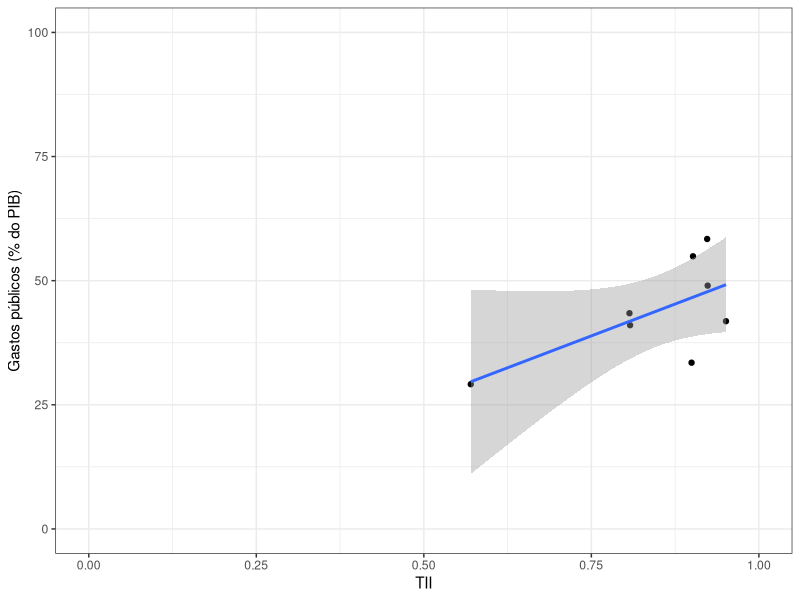

Here is the R script that generated this plot:
library(tidyverse)
library(readxl)

egdi <- read.csv('EGOV_DATA_2024.csv') %>% 
    select(Country.Name, Telecommunication.Infrastructure.Index) %>%
    arrange(Country.Name)

gastos_publicos <- read_excel('imf_government_expenditure.xls') %>% 
    arrange(Country)

setdiff(gastos_publicos$Country, egdi$Country.Name)

gastos_publicos <- gastos_publicos %>% 
    mutate(Country = case_when(
        Country == 'Vietnam' ~ 'Viet Nam',
        Country == 'Georgia' ~ 'Georgia (Country)',
        Country == 'China, People\'s Republic of' ~ 'China',
        Country == 'China, People\'s Republic of' ~ 'China',
        Country == 'Republic of Congo' ~ 'Congo',
        Country == 'Türkiye, Republic of' ~ 'Türkiye',
        Country == "Micronesia, Fed. States of" ~ "Micronesia (Federated States of)",
        Country == "United States" ~ "United States of America",
        Country == "United Kingdom" ~ "United Kingdom of Great Britain and Northern Ireland",
        Country == "Tanzania" ~ "United Republic of Tanzania",
        Country == "Slovak Republic" ~ "Slovakia",
        Country == "Moldova" ~ "Republic of Moldova",
        Country == "Kyrgyz Republic" ~ "Kyrgyzstan",
        Country == "Korea, Republic of" ~ "Republic of Korea",
        Country == "Iran" ~ "Iran (Islamic Republic of)",
        TRUE ~ Country
    ))

setdiff(gastos_publicos$Country, egdi$Country.Name)

gastos_publicos <- gastos_publicos %>%
    filter(Country %in% egdi$Country.Name)

egdi <- egdi %>%
    filter(Country.Name %in% gastos_publicos$Country)

df <- data.frame(
    egdi = egdi$Telecommunication.Infrastructure.Index,
    gastos_publicos = gastos_publicos$Percentage
)

ggplot(df, aes(egdi, gastos_publicos)) +
    geom_point() +
    geom_smooth(method = 'lm') +
    coord_cartesian(ylim = c(0, 100), xlim = c(0, 1)) +
    labs(
        x = 'TII',
        y = 'Gastos públicos (% do PIB)'
    ) +
    theme_bw()
